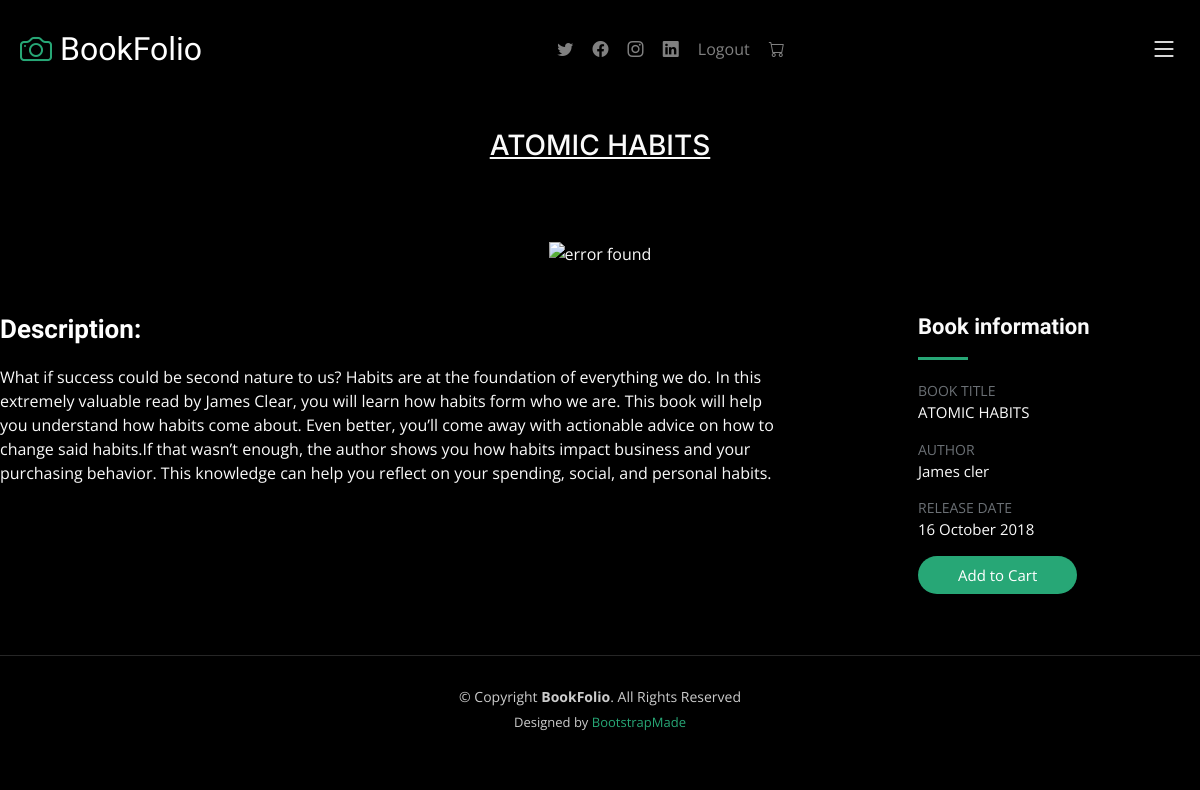
/gallery1/atomic-habits, run on the app's committed database.
### bookDB/models.py (models this page shows)
class bookColumn(models.Model):
    bookDB_title = models.CharField(max_length=50)
    bookDB_imglink = models.CharField(max_length=300)
    bookDB_price = models.CharField(max_length=300)
    bookDB_des = models.TextField()
    bookDB_author = models.CharField(max_length=50)
    bookDB_releaseDate = models.CharField(max_length=20)
    bookDB_slug = AutoSlugField(populate_from = 'bookDB_title',unique=True,null=True,default=None)

### BookFolio/views.py (the view)
# urls.py: path('gallery1/<slug>', views.gallery1),
def gallery1(request,slug):
    booksData = bookColumn.objects.get(bookDB_slug = slug)
    data={'booksData':booksData}
    return render(request,"gallery1.html",data)

### templates/gallery1.html (shortened to what this page needs)
{% extends "base.html" %}
{% block content %}
<main id="main" data-aos="fade" data-aos-delay="1500">
        <div class="page-header d-flex align-items-center">
            <div class="container position-relative">
                <div class="row d-flex justify-content-center">
                    <div class="col-lg-6 text-center">
                        <h3><u>{{booksData.bookDB_title}}</u></h3>
                    </div>
                </div>
            </div>
        </div>
        <section id="gallery-single" class="gallery-single">
            <div class="container">
                            <div style="">
                                <center><img src="{{booksData.bookDB_imglink}}" alt="error found">
                            </div>
                </div>
                <div class="row justify-content-between gy-4 mt-4">
                    <div class="col-lg-8">
                        <div class="portfolio-description">
                            <h2>Description: </h2>
                            <p>{{booksData.bookDB_des}}
                               </p>
                        </div>
                    </div>
                    <div class="col-lg-3">
                        <div class="portfolio-info">
                            <h3>Book information</h3>
                            <ul>
                                <li><strong>BOOK TITLE</strong> <span>{{booksData.bookDB_title}}</span></li>
                                <li><strong>AUTHOR</strong> <span>{{booksData.bookDB_author}}</span></li>
                                <li><strong>RELEASE DATE</strong> <span>{{booksData.bookDB_releaseDate}}
                                </span></li>
                                <li><a href="/cart/{{booksData.bookDB_slug}}" class="btn-visit align-self-start">Add to Cart</a></li>
                            </ul>
                        </div>
                    </div>
                </div>
        </section>
    </main>
{% endblock  %}

### static/css/main.css (style rules this page uses)
:root { --font-default: "Open Sans", system-ui, -apple-system, "Segoe UI", Roboto, "Helvetica Neue", Arial, "Noto Sans", "Liberation Sans", sans-serif, "Apple Color Emoji", "Segoe UI Emoji", "Segoe UI Symbol", "Noto Color Emoji"; --font-primary: "Inter", sans-serif; --font-secondary: "Cardo", sans-serif; }
:root { --color-default: #fafafa; --color-primary: #27a776; --color-secondary: #161718; }
:root { scroll-behavior: smooth; }
a { color: var(--color-primary); text-decoration: none; }
h1, h2, h3, h4, h5, h6 { font-family: var(--font-primary); }
.page-header { padding: 120px 0 60px 0; min-height: 30vh; position: relative; }
.gallery-single .portfolio-info h3 { font-size: 22px; font-weight: 700; margin-bottom: 20px; padding-bottom: 20px; position: relative; font-family: var(--font-secondary); }
.gallery-single .portfolio-info h3:after { content: ""; position: absolute; display: block; width: 50px; height: 3px; background: var(--color-primary); left: 0; bottom: 0; }
.gallery-single .portfolio-info ul { list-style: none; padding: 0; font-size: 15px; }
.gallery-single .portfolio-info ul li { display: flex; flex-direction: column; padding-bottom: 15px; }
.gallery-single .portfolio-info ul strong { text-transform: uppercase; font-weight: 400; color: #6b7075; font-size: 14px; }
.gallery-single .portfolio-info .btn-visit { padding: 8px 40px; background: var(--color-primary); color: #fff; border-radius: 50px; transition: 0.3s; }
.gallery-single .portfolio-description h2 { font-size: 26px; font-weight: 700; margin-bottom: 20px; color: #fff; font-family: var(--font-secondary); }
.gallery-single .portfolio-description p { padding: 0; }

### data on the page
bookColumn: bookDB_title "ATOMIC HABITS", bookDB_des "What if success could be second nature to us? Habits are at the foundation of everything we do. In this extremely valuable read by James Clear, you will learn how habits form who we are. This book will help you understand how habits come about. Even better, you’ll come away with actionable advice on how to change said habits.If that wasn’t enough, the author shows you how habits impact business and your purchasing behavior. This knowledge can help you reflect on your spending, social, and personal habits.", bookDB_author "James cler", bookDB_releaseDate "16 October 2018"
